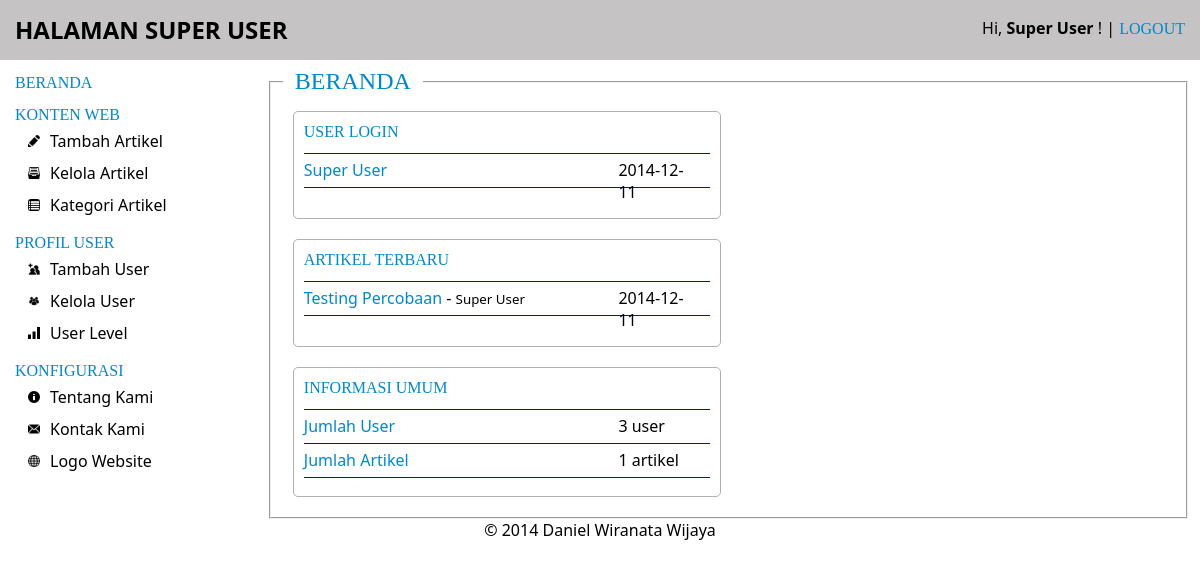
Screenshot of /dashboard.php (signed in) with the database file from the repository.
### tables this page shows
CREATE TABLE IF NOT EXISTS `cw_users` (
`user_id` int(11) NOT NULL,
  `name` varchar(50) NOT NULL,
  `nickname` varchar(20) NOT NULL,
  `password` varchar(50) NOT NULL,
  `email` varchar(100) NOT NULL,
  `level_id` int(11) NOT NULL,
  `date_created` datetime NOT NULL,
  `date_modified` datetime NOT NULL,
  `date_visited` datetime NOT NULL,
  `status` int(11) NOT NULL
);

CREATE TABLE IF NOT EXISTS `cw_articles` (
`article_id` int(11) NOT NULL,
  `title` mediumtext NOT NULL,
  `description` longtext NOT NULL,
  `directory` varchar(20) NOT NULL,
  `image` varchar(50) NOT NULL,
  `category` int(11) NOT NULL,
  `date_created` datetime NOT NULL,
  `date_modified` datetime NOT NULL,
  `author` varchar(20) NOT NULL,
  `status` int(11) NOT NULL
);

### dashboard.php (the view, shortened to what this page needs)
<!doctype html>
<html>
<head>
<link rel="stylesheet" type="text/css" href="css/style-admin.css">
</head>
<body>
<div id="container">
    <div id="header" class="column"><?php include("inc/header.php"); ?></div>
    <div id="body" class="column">
        <div id="left-column" class="column"><?php include("inc/nav.php"); ?></div>
        <div id="content" class="column">
        <fieldset>
            <legend><h2 class="menu" style="margin: 0 10px;">Beranda</h2></legend>
            <div class="half-column">
            	<ul class="half-column-title">
                	<li><span class="menu">User Login</span></li>
                    <li>
                    	<div class="half-column-left"><span class="info"><?php echo $_SESSION['name']; ?></span></div>
                    	<div class="half-column-right">
                        <?php
							$sqlUser = mysql_query("SELECT date_visited FROM cw_users WHERE nickname = '$_SESSION[nickname]'") or die(mysql_error());
							$user = mysql_fetch_array($sqlUser);
							echo $date_visited = substr($user['date_visited'], 0, 10);
                        ?>
                        </div>
                    </li>
                </ul>
            </div>
            <div class="half-column">
            	<ul class="half-column-title">
                	<li><span class="menu">Artikel Terbaru</span></li>
					<?php
                        $sqlArticle = mysql_query("SELECT * FROM cw_articles ORDER BY date_created DESC LIMIT 5") or die(mysql_error());
						if( mysql_num_rows($sqlArticle)>0 )
						{
							while( $article = mysql_fetch_array($sqlArticle) )
							{
					?>
                    <li>
                    	<div class="half-column-left"><span class="info"><?php echo $article['title']; ?></span> - <small><?php echo $_SESSION['name']; ?></small></div>
                    	<div class="half-column-right"><?php echo substr($article['date_created'], 0, 10); ?></div>
                    </li>
                    <?php
							}
							}
					?>
                </ul>
            </div>
            <div class="half-column">
            	<ul class="half-column-title">
                	<li><span class="menu">Informasi Umum</span></li>
                    <li>
                    	<div class="half-column-left"><span class='info'>Jumlah User</span></div>
                    	<div class="half-column-right">
						<?php
							$sqlTotalUser = mysql_query("SELECT * FROM cw_users") or die(mysql_error());
							echo $totalUser = mysql_num_rows($sqlTotalUser)." user";
						?>
						</div>
                    </li>
                    <li>
                    	<div class="half-column-left"><span class="info">Jumlah Artikel</span></div>
                    	<div class="half-column-right">
						<?php
                        	$sqlTotalArticle = mysql_query("SELECT * FROM cw_articles") or die(mysql_error());
							echo $totalArticle = mysql_num_rows($sqlTotalArticle)." artikel";
						?>
						</div>
                    </li>
                </ul>
            </div>
        </fieldset>
        </div>
    </div>
    <div id="footer" class="column"><?php include("inc/footer.php"); ?></div>
</div>
</body>
</html>

### css/style-admin.css (style rules this page uses)
body { font-family: "Segoe UI"; font-size: 1em; }
#left-column { width: 20% !important; margin-right: 20px; margin-top: -18px; margin-left: 2px; }
#content { width: 78% !important; }
#header, #body, #footer { clear: both; margin-bottom: 15px; }
#header { padding: 10px 15px; background-color: #C5C3C3; position: absolute; top: 0; left: 0; width: 100%; }
#body { margin-top: 68px; }
#footer { text-align: center; }
#header-title, #left-column, #content { float: left; }
.half-column-title { list-style-type: none; margin: 8px 10px 8px -30px; }
ul.half-column-title li { border-bottom: 1px solid #080CD1; height: 33px; }
.menu { text-transform: uppercase; font-family: "Trebuchet MS" !important; font-weight: 500; color: #0088CC; }
.half-column { width: 47.8% !important; float: left; border-radius: 5px; border: 1px solid #B1AFAF; margin: 10px; padding-bottom: 10px; }
.half-column-left, .half-column-right { padding: 5px 10px 5px 10px; margin-left: -10px; float: left !important; }
.half-column-left { width: 75%; }
.half-column-right { width: 20%; }
.info { color: #0088CC; font-size: 600; }

### rows the page displays
cw_users: date_visited "2014-12-11"
cw_articles: title "Testing Percobaan", date_created "2014-12-11"

### other values shown
$_SESSION['name'] "Super User"
$totalUser = mysql_num_rows($sqlTotalUser)." user" "3 user"
$totalArticle = mysql_num_rows($sqlTotalArticle)." artikel" "1 artikel"
